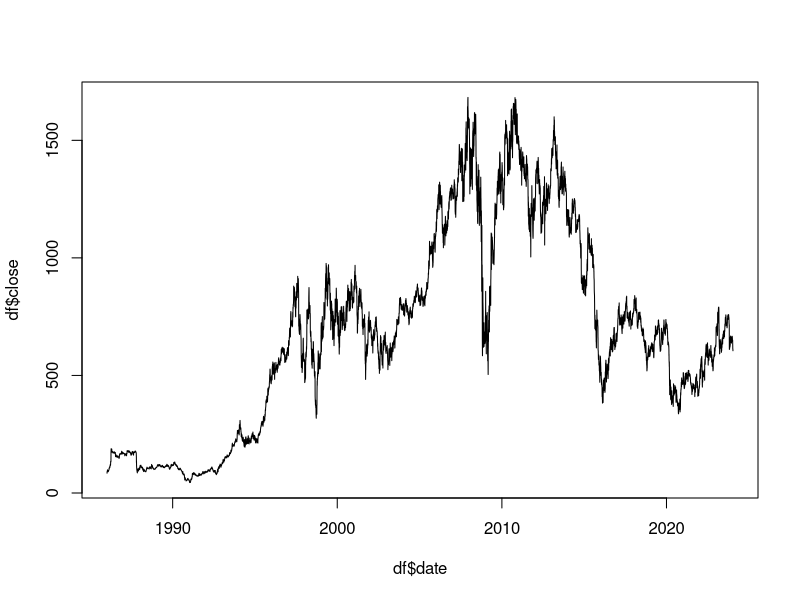

Reproduce this figure in R. (Note: this script raises an error after producing the figure.)
# MARKOV CHAIN MODEL ===================================================================================================
# https://www.hindawi.com/journals/jam/2022/2863302/

# Libraries ============================================================================================================
library(dplyr)

# https://stephens999.github.io/fiveMinuteStats/stationary_distribution.html
stationary <- function(transition) {
  stopifnot(
    is.matrix(transition) &&
      nrow(transition) == ncol(transition) &&
      all(transition >= 0 & transition <= 1)
  )
  p <- diag(nrow(transition)) - transition
  A <- rbind(t(p),
             rep(1, ncol(transition)))
  b <- c(rep(0, nrow(transition)),
         1)
  res <- qr.solve(A, b)
  names(res) <- paste0("state.", 1:nrow(transition) - 1)
  return(res)
}

# Data =================================================================================================================
df <-
  readr::read_csv("./data/stan_uk_d.csv") %>% #wig_nrchom_d; stan_uk_d
  as.data.frame() %>%
  transmute(date = Data, close = Zamkniecie)

plot(x = df$date,
     y = df$close,
     type = 'l')

# Markov Chain =========================================================================================================
# calculate X_t
tol = 1
df <-
  df %>% mutate(X_t = case_when(sqrt((lag(
    close
  ) - close) ^ 2) < tol  ~ 1,
  lag(close) > close ~ 0,
  lag(close) < close ~ 2))

df$X_t %>% table()

# # initial distribution
# # by hand
# n <-
#   (df %>% nrow() - 1) # we do not know the change of the first row, i.e. NA value
# n_0 <- df$X_t %>% table() %>% .[[1]]
# n_1 <- df$X_t %>% table() %>% .[[2]]
# n_2 <- df$X_t %>% table() %>% .[[3]]
# p_0 <- n_0 / n
# p_1 <- n_1 / n
# p_2 <- n_2 / n
#
# p_0 + p_1 + p_2 == 1

# more ellegant approach
initial_states <-
  df %>%
  group_by(X_t) %>%
  count() %>%
  ungroup() %>%
  filter(!is.na(X_t)) %>%
  transmute(X_t, p = n / sum(n))
sum(initial_states$p)

initial_states

# state matrix
df_states <-
  df %>%
  mutate(
    state_0 = case_when(
      lag(X_t) == 0 & X_t == 0 ~ 0,
      lag(X_t) == 0 & X_t == 1 ~ 1,
      lag(X_t) == 0 & X_t == 2 ~ 2
    ),
    state_1 = case_when(
      lag(X_t) == 1 & X_t == 0 ~ 0,
      lag(X_t) == 1 & X_t == 1 ~ 1,
      lag(X_t) == 1 & X_t == 2 ~ 2
    ),
    state_2 = case_when(
      lag(X_t) == 2 & X_t == 0 ~ 0,
      lag(X_t) == 2 & X_t == 1 ~ 1,
      lag(X_t) == 2 & X_t == 2 ~ 2
    )
  )

p_00 <- df_states$state_0 %>% table() %>% .[[1]] / n_0
p_01 <- df_states$state_0 %>% table() %>% .[[2]] / n_0
p_02 <- df_states$state_0 %>% table() %>% .[[3]] / n_0
round(p_00 + p_01 + p_02, 3) == 1

p_10 <- df_states$state_1 %>% table() %>% .[[1]] / n_1
p_11 <- df_states$state_1 %>% table() %>% .[[2]] / n_1
p_12 <- df_states$state_1 %>% table() %>% .[[3]] / n_1
round(p_10 + p_11 + p_12, 3) == 1

p_20 <- df_states$state_2 %>% table() %>% .[[1]] / n_2
p_21 <- df_states$state_2 %>% table() %>% .[[2]] / n_2
p_22 <- df_states$state_2 %>% table() %>% .[[3]] / n_2
round(p_20 + p_21 + p_22, 3) == 1

p_states <-
  matrix(
    c(p_00, p_01, p_02, p_10, p_11, p_12, p_20, p_21, p_22),
    nrow = 3,
    byrow = TRUE
  )
p_states

# solve for stationary distribution
stationary(p_states)
